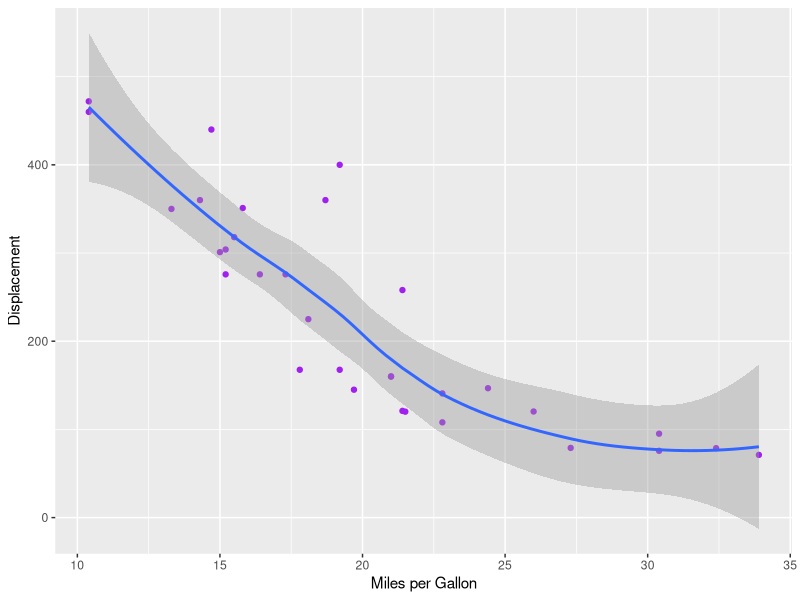

Source code (R):
# Git Hub Assignment
# Created 1/25/2000

library(dplyr)
library(ggplot2)


mtcars %>%
  ggplot(aes(mpg, disp)) +
  geom_point(color = "purple") +
  geom_smooth() +
  labs(x = "Miles per Gallon", y = "Displacement")
